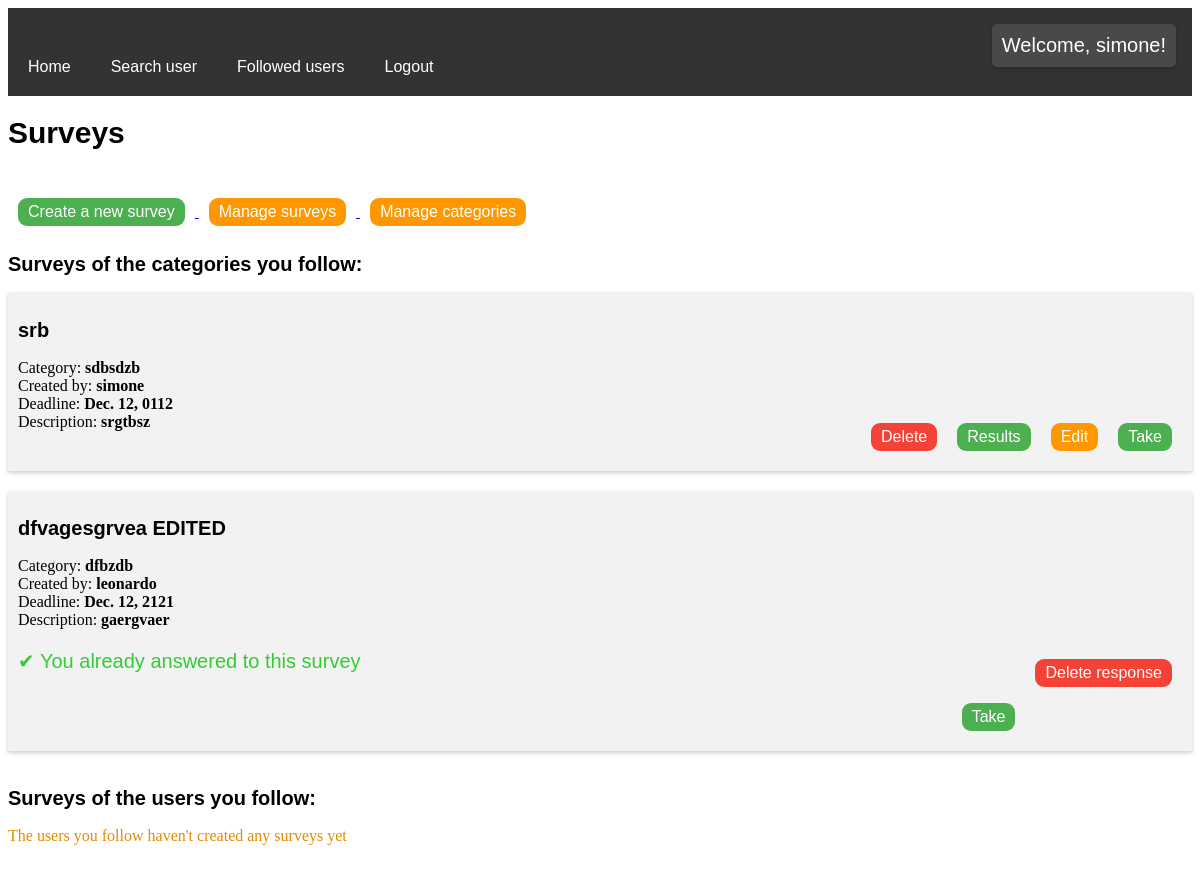
The page / (signed in) on the database as committed earlier.
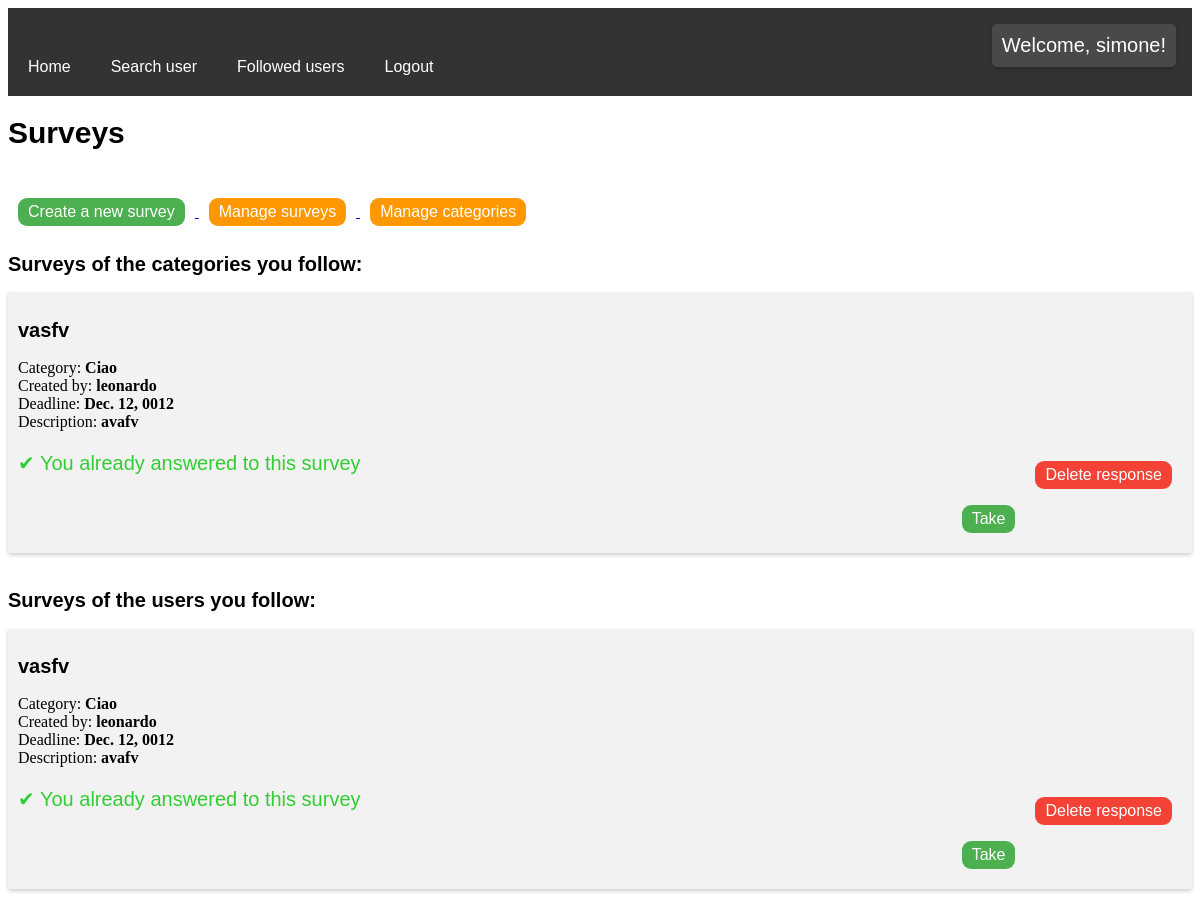
The same page on the database as committed later.
### surveys/models.py (models this page shows, shortened)
class Survey(models.Model):
    id = models.AutoField(primary_key=True)
    name = models.CharField(max_length=50)
    description = models.CharField(max_length=200)
    user = models.ForeignKey(User, on_delete=models.CASCADE, null=True)
    category = models.ForeignKey(Category, on_delete=models.CASCADE, null=True)
    deadline = models.DateField(null=True)

class Category(models.Model):
    id = models.AutoField(primary_key=True)
    name = models.CharField(max_length=50)
    user = models.ForeignKey(User, on_delete=models.CASCADE, null=True)
    def __str__(self):
        return self.name

class Response(models.Model):
    id = models.AutoField(primary_key=True)
    survey = models.ForeignKey(Survey, on_delete=models.CASCADE)
    user = models.ForeignKey(User, on_delete=models.CASCADE, null=True)

### surveys/views.py (the view)
# urls.py: path('', views.ViewSurveys.as_view(), name='index'),
class ViewSurveys(ListView):
    model = Survey
    template_name = 'index.html'
    context_object_name = 'surveys'
    def get_context_data(self, *, object_list=None, **kwargs):
        context = super().get_context_data(**kwargs)
        context['responses'] = Response.objects.all()
        if self.request.user.is_authenticated:
            context['subscribed_surveys'] = Survey.objects.filter(category__in=UserCategorySubscription.objects.filter(user=self.request.user).values_list('category', flat=True))
            context['followed_users_surveys'] = Survey.objects.filter(user__in=User.objects.filter(pk__in=UserFollows.objects.filter(user=self.request.user).values_list('followed_user', flat=True)))
        return context
    def get_queryset(self):
        return Survey.objects.all()

### templates/index.html (shortened to what this page needs)
{% extends 'base.html' %}
{% load static %}
{% block content %}
    <h1>Surveys</h1>
    <br>
    {% if user.is_authenticated %}
        <a href="{% url 'createSurvey' %}">
            <button class="new" type="button">Create a new survey</button>
        </a>
        <a href="{% url 'manageSurveys' %}">
            <button class="edit" type="button">Manage surveys</button>
        </a>
        <a href="{% url 'manageCategories' %}">
            <button class="edit" type="button">Manage categories</button>
        </a>
        <h2>Surveys of the categories you follow: </h2>
        <ul class="card">
            {% for survey in surveys %}
                {% if survey in subscribed_surveys %}
                    <li>
                        <h2>{{ survey.name }} </h2>
                        Category: <b>{{ survey.category }}</b> <br>
                        Created by: <b>{{ survey.user }}</b> <br>
                        Deadline: <b>{{ survey.deadline }}</b> <br>
                        Description: <b>{{ survey.description }}</b>
                    {% for response in responses %}
                        {% if response.user == user and response.survey.id == survey.id %}
                            <p class="taken"> &#10004; You already answered to this survey
                                <a href="{% url 'deleteResponse' response.id %}">
                                    <button class="delete" type="button">Delete response</button>
                                </a>
                            </p>
                        {% endif %}
                    {% endfor %}
                    <a href="{% url 'takeSurvey' survey.id %}">
                        <button class="open" type="button">Take</button>
                    </a>
                    {% if user.is_staff or survey.user == user %}
                        <a href="{% url 'viewSurvey' survey.id %}">
                            <button class="edit" type="button">Edit</button>
                        </a>
                        <a href="{% url 'viewResponses' survey.id %}">
                            <button  class="open" type="button">Results</button>
                        </a>
                        <a href="{% url 'deleteSurvey' survey.id %}">
                            <button class="delete" type="button">Delete</button>
                        </a>
                    {% endif %}
                    </li>
                {% endif %}
            {% endfor %}
        </ul>
        <h2>Surveys of the users you follow: </h2>
        {% if followed_users_surveys|length == 0 %}
            <p style="color: #e68a00">The users you follow haven't created any surveys yet</p>
        {% endif %}
        <ul class="card">
            {% for survey in surveys %}
                {% if survey in followed_users_surveys %}
                    <li>
                        <h2>{{ survey.name }} </h2>
                        Category: <b>{{ survey.category }}</b> <br>
                        Created by: <b>{{ survey.user }}</b> <br>
                        Deadline: <b>{{ survey.deadline }}</b> <br>
                        Description: <b>{{ survey.description }}</b>
                    {% for response in responses %}
                        {% if response.user == user and response.survey.id == survey.id %}
                            <p class="taken"> &#10004; You already answered to this survey
                                <a href="{% url 'deleteResponse' response.id %}">
                                    <button class="delete" type="button">Delete response</button>
                                </a>
                            </p>
                        {% endif %}
                    {% endfor %}
                    <a href="{% url 'takeSurvey' survey.id %}">
                        <button class="open" type="button">Take</button>
                    </a>
                    </li>
                {% endif %}
            {% endfor %}
        </ul>
    {% else %}
        <p>Please login to view surveys!</p>
    {% endif %}
{% endblock %}

Rows that differ between the two databases and show on the page:
removed Survey: name "dfvagesgrvea EDITED", category "dfbzdb", user "leonardo", deadline "Dec. 12, 2121", description "gaergvaer", Response (shows "✔ You already answered to this survey"), shown under "Surveys of the categories you follow:"
now on one of the page's lists (row edited): Survey: name "vasfv", category "Ciao", user "leonardo", deadline "Dec. 12, 0012", description "avafv"
changed Survey: name "srb" → "vasfv"; category "sdbsdzb" → "Ciao"; user "simone" → "leonardo"; deadline "Dec. 12, 0112" → "Dec. 12, 0012"; description "srgtbsz" → "avafv"; gains Response (shows "✔ You already answered to this survey", shows "Delete response"); no longer shows "Edit Results Delete"
Other text that changed with them:
text no longer shown: "The users you follow haven't created any surveys yet"
